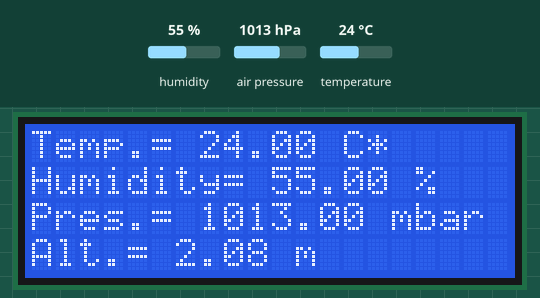
Simulated run of this sketch. Board: Arduino Uno, built with avr-gcc and run on an emulated ATmega328P. Shown: 20×4 character LCD. The inputs (shaded band) are chosen by the test bench; at power-on: humidity 55 %, air pressure 1013 hPa, temperature 24 °C. What the sketch prints to the serial monitor is not drawn.

Above: at 1.2 s.
1.3 s: humidity set to 22 %
At 3.0 s:
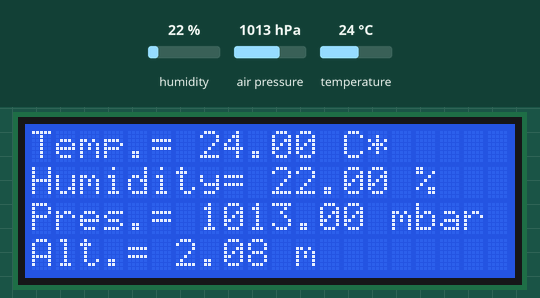
3.7 s: air pressure set to 952 hPa
At 4.9 s:
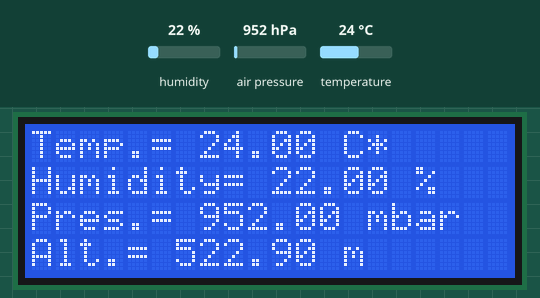
5.9 s: temperature set to 12 °C
At 6.8 s:
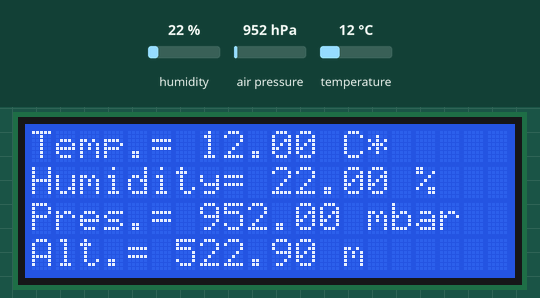
8.0 s: humidity set to 40 %
At 9.9 s:
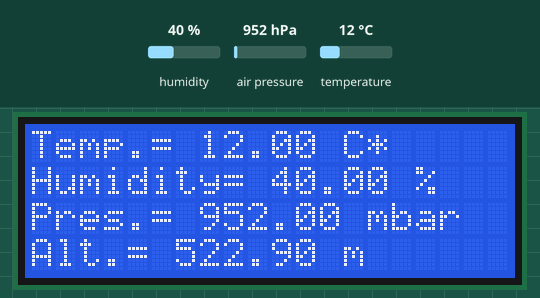
10.2 s: air pressure set to 975 hPa
At 11.9 s:
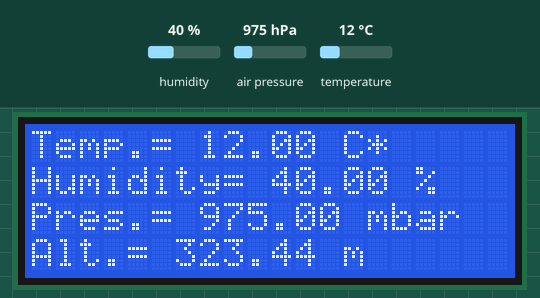
Timing chart, 0 to 13.3 s (numbered marks = the images above; inputs shaded):
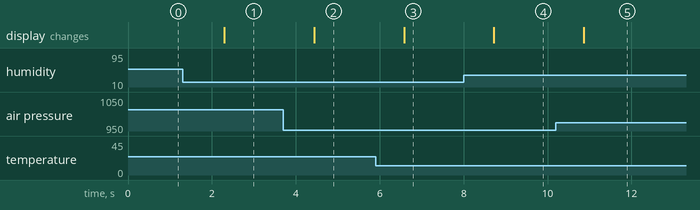

Measured:
- after the input at 1.3 s, the display: changes after 1.0 s (image 1)
- after the input at 3.7 s, the display: changes after 0.74 s (image 2)
- after the input at 5.9 s, the display: changes after 0.68 s (image 3)
- after the input at 8.0 s, the display: changes after 0.72 s (image 4)
- after the input at 10.2 s, the display: changes after 0.66 s (image 5)

The sketch:

weatherStation.ino
```cpp
#include <SPI.h>
#include <Adafruit_Sensor.h>
#include <Wire.h>
#include <LiquidCrystal_I2C.h>
#include <SPI.h>
#include <TimeLib.h>
#include <Adafruit_BME280.h>
const int  cs=8; //chip select

Adafruit_BME280 bme; // I2C
tmElements_t tm;

//LCD 1602 or LCD 2004 settings
LiquidCrystal_I2C lcd(0x3F,20,4);  // set the LCD address to 0x27

const char *monthName[12] = {
  "Jan", "Feb", "Mar", "Apr", "May", "Jun",
  "Jul", "Aug", "Sep", "Oct", "Nov", "Dec"
};


void setup() {
  Serial.begin (9600); //init clock
  //Serial.println(__DATE__);
  //Serial.println(__TIME__);


  if (getDate(__DATE__) && getTime(__TIME__)) {
    //Serial.println("AVR Macro strings converted to tmElements.");
  }

  //Serial.println("System millis clock referenced to tmElements.");
  //Serial.println();

  while ( !Serial ) delay(100);
  setTime(makeTime(tm));//set Ardino system clock to compiled time  // wait for native usb
  //Serial.println(F("BMP280 test"));

  lcd.init();                      // initialize the lcd
  lcd.backlight();
  lcd.clear();
  lcd.setCursor(0,0);
  lcd.print("Weather Station On");
  //Serial.println("Weather Station On");

  //Serial.println("datetime, temperature(c), pressure(mbar), altitude(m)");


  bool status;
  status = bme.begin();
  if (!status) {
    Serial.println("Could not find a valid BME280 sensor, check wiring!");
    lcd.clear();
    lcd.setCursor(0,0);
    lcd.print("Could not find a valid BME280");
    while (1);
  }

  Serial.println("weather station started");
}

void loop() {

    //String datetime_str = get_datetime_string();
    String temp_str = String(bme.readTemperature(),2);
    String humidity_str = String(bme.readHumidity(),2);
    String prs_str = String(bme.readPressure()/100,2);
    String alt_str = String(bme.readAltitude(1013.25),2);

    //Serial.print(datetime_str);
    //Serial.print(",");
    Serial.print(temp_str);
    Serial.print(",");
    Serial.print(humidity_str);
    Serial.print(",");
    Serial.print(prs_str);
    Serial.print(",");
    Serial.println(alt_str);

    lcd.clear();
    lcd.setCursor(0,0);
    //lcd.print("abc");
    lcd.print("Temp.= " + temp_str + " C*");
    //lcd.print(datetime_str);
    //lcd.setCursor(0,1);
    //lcd.print("Temp.= " + temp_str + " C*");
    lcd.setCursor(0,1);
    lcd.print("Humidity= " + humidity_str + " %");
    lcd.setCursor(0,2);
    lcd.print("Pres.= " + prs_str + " mbar");
    lcd.setCursor(0,3);
    lcd.print("Alt.= " + alt_str + " m");

    delay(1000);
}

bool getTime(const char *str)
{
  int Hour, Min, Sec;

  if (sscanf(str, "%d:%d:%d", &Hour, &Min, &Sec) != 3) return false;
  tm.Hour = Hour;
  tm.Minute = Min;
  tm.Second = Sec;
  return true;
}

bool getDate(const char *str)
{
  char Month[12];
  int Day, Year;
  uint8_t monthIndex;

  if (sscanf(str, "%s %d %d", Month, &Day, &Year) != 3) return false;
  for (monthIndex = 0; monthIndex < 12; monthIndex++) {
    if (strcmp(Month, monthName[monthIndex]) == 0) break;
  }
  if (monthIndex >= 12) return false;
  tm.Day = Day;
  tm.Month = monthIndex + 1;
  tm.Year = CalendarYrToTm(Year);
  return true;
}

String get_datetime_string(){
    return get_date_string() + " " + get_time_string();
}

String get_date_string(){
  return get_digitized_string(day()) + "/" + get_digitized_string(month()) + "/" + get_digitized_string(year());
}

String get_time_string(){
  return get_digitized_string(hour()) + ":" + get_digitized_string(minute()) + ":" + get_digitized_string(second());
}

String get_digitized_string(int digits){
  if(digits < 10)
    return "0" + String(digits);
  else
    return String(digits);
}
```
